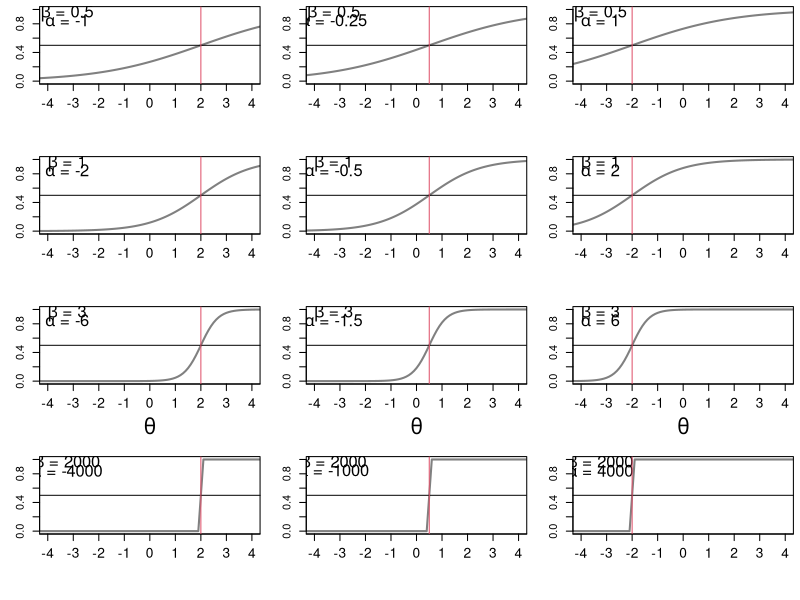

This chart was generated by the following R code:
## R_Demo_logit_transformation_latent_variable.R
##########################################################################
## INSTRUCTOR: Christopher Fariss
## COURSE NAME: Advanced Computational Methods for Social Media and Textual Data (3B)
## University of Essex Summer School 2023
##
## Date: 2023-08-11
##
## Please e-mail me if you find any errors or have and suggestions (either email is fine)
## e-mail: cjf0006@gmail.com
## e-mail: cjfariss@umich.edu
##
##########################################################################
##
## Introduction to tutorial:
##
## Think about a latent variable model without actually running one.
##
## This program is a visual look at the relationship between values along a fixed sequence that represents the distribution of the latent variable and its relationship to binary variables that are equally likely (50%-50% change).
##
## In the IRT framework, there is a latent trait theta_i.
##
## Where the subscript i = 1,... ,N indicates multiple units.
##
## y_ik is the observed value for item k for unit i.
##
## For each item alpha_k and beta_k are also estimated.
##
## alpha_k continues to act as "difficulty" parameters, or threshold that benchmarks how likely an indicator is to be observed relative to the values of the latent trait.
##
## In this formulation, this is analogous to an intercept in a traditional logistic regression model.
##
## beta_k, often referred to as the "discrimination" parameters and is the analogue of a slope coefficient.
##
##########################################################################

## make theta a deterministic sequence (we will use each value below to calculate a range of probabilities as a function of these values and the item-discrimination and item-difficulty parameters)
theta <- seq(-5,5,.1)
n <- length(theta)

## set strength of relationship (i.e., the item discrimination)
##
## try setting this value to an positive real number
##
## as beta increases the logit curve will converge towards a set function
##
## the step function will reside over the inflection point of the logit curve
##
## the inflection point is always -(alpha/beta)
##
## because of this identity, we have to expand the intercepts below by a factor of beta
##
## the expansion below is necessary to fix the curve over the range of the standard normal density set for x above
##
#beta <- .1
#beta <- .5
#beta <- 1
#beta <- 2
#beta <- 3
#beta <- 4
#beta <- 5
#beta <- 10
#beta <- 100
#beta <- 1000
#beta <- 10000
##
## as beta approach infinity, the value along x becomes perfectly predictive of the y variables
##
#beta <- 100000


## set beta here (pick three values for beta, the item discrimination parameter)
beta <- c(.5,1,3,2000)

par(mfrow=c(4,3), mar=c(5,3,.5,.5))
for(j in 1:length(beta)){
    ## set intercepts * an expansion factor, which is the item discrimination from above
    ## values correspond exactly to the position along the standard normal x variable
    ## specifically, these are the position along x at which point at which Pr(y=1)=.5
    alpha <- beta[j]*c(-2,-.5,2)
    
    # linear terms of the model
    # transform the linear xb terms using the logit function into a probability
    xb <- p <- y <- matrix(NA, nrow=n, ncol=length(alpha))
    for(i in 1:length(alpha)){
        xb[,i] <- alpha[i] + beta[j] * theta
        p[,i] <- 1 / (1 + exp(-xb[,i]))
        y[,i] <- rbinom(n, size=1, prob=p[,i])
    }
    
    for(i in 1:length(alpha)){
        ## graph theta values along the the x-axis
        ## x values are projected onto the probability of y using the inverse logit function of xb
        plot(theta, p[,i], xlim=c(-4.0,4.0), ylim=c(0,1), xaxt="n", xlab="", type="l", lwd=2, col=grey(.5), ylab="")
        if(j==3)mtext(side=1, expression(theta), cex=1.25, line=3)
        if(i==1)mtext(side=2, expression("Probability Y=1"), cex=1.25, line=3)
        A <- alpha[i]
        B <- beta[j]
        text(-3.25,.95, substitute(paste(beta, " = ", B), list(B = B)), cex=1.5)
        text(-3.25,.85, substitute(paste(alpha, " = ", A), list(A = A)), cex=1.5)
        axis(side=1, at=-5:5, cex.axis=1.25)
        abline(h=0.5)
        abline(v=-(alpha[i]/beta[j]), col=2)
        #abline(v=-((alpha[i]+log(2.75))/beta[j]), col=2, lwd=.5, lty=2)
        #abline(v=-((alpha[i]-log(2.75))/beta[j]), col=2, lwd=.5, lty=2)
    }
}



